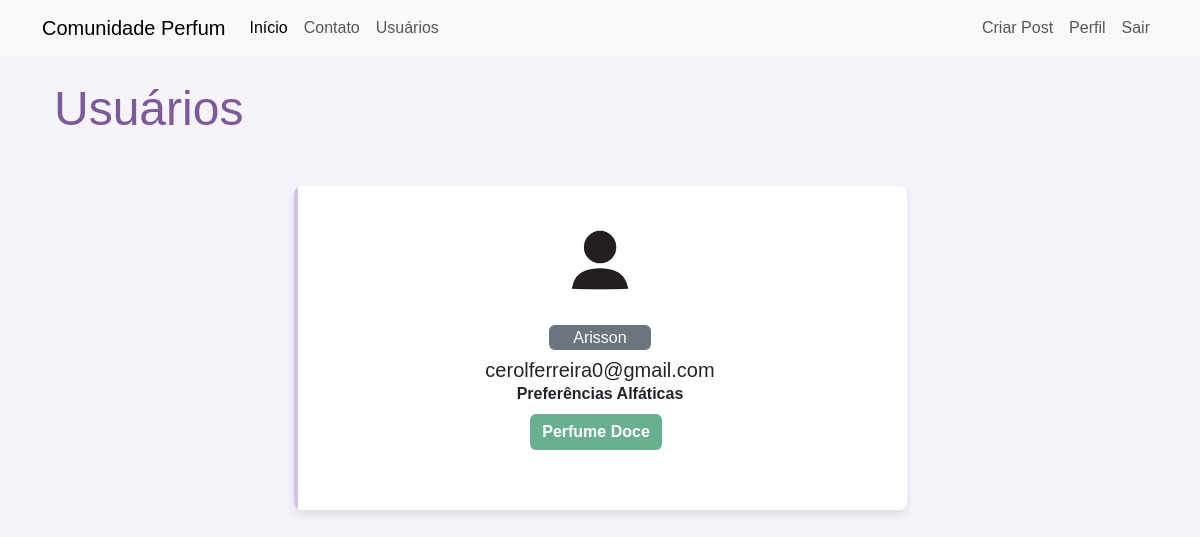
The app's page /usuarios (signed in) with its own data.
### comunidadeperfum/models.py (models this page shows)
class Usuario(database.Model, UserMixin):
    id = database.Column(database.Integer, primary_key=True)
    username = database.Column(database.String, nullable=False)
    email = database.Column(database.String, nullable=False, unique=True)
    senha = database.Column(database.String, nullable=False)
    foto_perfil = database.Column(database.String, default='default.png', nullable=False)
    perfil_bio = database.Column(database.String, default='Escreva sua bio...', nullable=False)
    posts = database.relationship('Post', backref='autor', lazy=True)
    perfumes = database.Column(database.String, nullable=False, default='Não Informado.')

### comunidadeperfum/routes.py (the view)
@app.route('/usuarios')
@login_required
def usuarios():
    lista_usuarios = Usuario.query.all()
    return render_template('usuarios.html', lista_usuarios=lista_usuarios)

### comunidadeperfum/models.py (called while the page is built)
@login_manager.user_loader
def load_usuario(id_usuario):
    return Usuario.query.get(int(id_usuario))

### comunidadeperfum/templates/usuarios.html (shortened to what this page needs)
{% extends 'base.html' %}
{% block body %}
    <div class="container">
        <h1>Usuários</h1>
        {% for usuario in lista_usuarios %}
        <div class="container mt-5">
    <div class="row d-flex justify-content-center">
        <div class="col-md-7">
            <div class="card p-3 py-4">
                <div class="text-center">
                    <img src="{{ url_for('static', filename='images/' + (usuario.foto_perfil or 'default.jpg')) }}" width="100" class="rounded-circle">
                </div>
                <div class="text-center mt-3">
                    <span class="bg-secondary p-1 px-4 rounded text-white">{{ usuario.username }}</span>
                    <h5 class="mt-2 mb-0">{{ usuario.email }}</h5>
                    <div class="row justify-content-center">
                        <div class="col col-12" style="text-align: center">
                            <strong>Preferências Alfáticas</strong><br>
                            <div class="d-flex flex-wrap justify-content-center">
                                {% for perfume in usuario.perfumes.split(';') %}
                                    <button type="button" class="btn btn-success mt-2 me-2" disabled>{{ perfume }}</button>
                                {% endfor %}
                            </div>
                        </div>
                    </div>
                     <ul class="social-list">
                        <li></li>
                        <li></li>
                    </ul>
                </div>
            </div>
        </div>
    </div>
</div>
        {% endfor %}
    </div>
{% endblock %}

### comunidadeperfum/templates/base.html (shortened to what this page needs)
<!DOCTYPE html>
<html lang="pt-br">
<head>
    <link href="https://cdn.jsdelivr.net/npm/bootstrap@5.3.3/dist/css/bootstrap.min.css" rel="stylesheet">
    <link rel="stylesheet" type="text/css" href="{{ url_for('static', filename='style.css') }}">
</head>
<body>
    {% include 'navbar.html' %}
    <div class="container mt-4">
        {% block body %}
        {% endblock %}
    </div>
</body>
</html>

### comunidadeperfum/templates/navbar.html (shortened to what this page needs)
<nav class="navbar navbar-expand-lg bg-body-tertiary">
  <div class="container-fluid container">
      <a class="navbar-brand" href="{{ url_for('homepage') }}">Comunidade Perfum</a>
      <div class="collapse navbar-collapse" id="navbarSupportedContent">
          <ul class="navbar-nav me-auto mb-2 mb-lg-0">
              <li class="nav-item">
                  <a class="nav-link active" aria-current="page" href="{{ url_for('homepage') }}">Início</a>
              </li>
              <li class="nav-item">
                  <a class="nav-link" href="{{ url_for('contato') }}">Contato</a>
              </li>
              <li class="nav-item">
                  <a class="nav-link" href="{{ url_for('usuarios') }}">Usuários</a>
              </li>
          </ul>
          <ul class="d-flex navbar-nav">
              {% if current_user.is_authenticated %}
              <li class="nav-item">
                  <a class="nav-link" href="{{ url_for('criar_post')}}">Criar Post</a>
              </li>
              <li class="nav-item">
                  <a class="nav-link" href="{{ url_for('perfil')}}">Perfil</a>
              </li>
              <li class="nav-item">
                  <a class="nav-link" href="{{ url_for('sair')}}">Sair</a>
              </li>
              {% endif %}
          </ul>
      </div>
  </div>
</nav>

### comunidadeperfum/static/style.css (style rules this page uses)
:root { --color-primary: #7e5a9b; --color-secondary: #d4c2e8; --color-accent: #5b3a6b; --color-background: #f7f3fa; --color-text-dark: #333; --color-text-light: #fff; }
body { background: var(--color-background); font-family: Arial, sans-serif; }
.container h1 { color: var(--color-primary); font-size: 48px; }
.btn-primary, .btn-success { font-weight: bold; border: none; background-color: var(--color-primary); color: var(--color-text-light); transition: background-color 0.3s ease; }
a { text-decoration: none; color: var(--color-accent); }
.card { border: none; position: relative; overflow: hidden; border-radius: 8px; cursor: pointer; box-shadow: 0 4px 8px rgba(0, 0, 0, 0.1); }
.card:before { content: ""; position: absolute; left: 0; top: 0; width: 4px; height: 100%; background-color: var(--color-secondary); transform: scaleY(1); transition: all 0.5s; transform-origin: bottom; }
.card:after { content: ""; position: absolute; left: 0; top: 0; width: 4px; height: 100%; background-color: var(--color-accent); transform: scaleY(0); transition: all 0.5s; transform-origin: bottom; }
.social-list { display: flex; list-style: none; justify-content: center; padding: 0; }
.social-list li { padding: 10px; color: var(--color-primary); font-size: 19px; }

### records on screen
Usuario: foto_perfil (placeholder picture), username "Arisson", email "cerolferreira0@gmail.com", perfumes "Perfume Doce"
